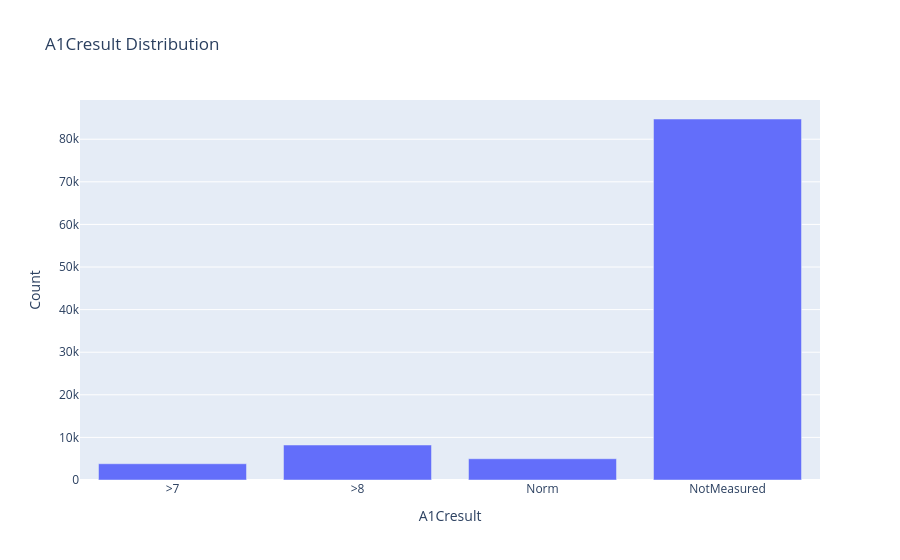

Source (notebook cell):
### Code cell
fig = px.bar(df["A1Cresult"].value_counts().reset_index().sort_values(by="A1Cresult"), x="A1Cresult", y="count", title="A1Cresult Distribution")
fig.update_layout(xaxis_title="A1Cresult",
                  yaxis_title="Count")
fig.show()

### Figure 1 — Plotly figure (JSON) as saved in the notebook; plotly's stock layout.template omitted (floating-point values rounded to 4 significant figures)
{"data": [{"hovertemplate": "A1Cresult=%{x}<br>count=%{y}<extra></extra>", "legendgroup": "", "marker": {"color": "#636efa", "pattern": {"shape": ""}}, "name": "", "orientation": "v", "showlegend": false, "textposition": "auto", "type": "bar", "x": [">7", ">8", "Norm", "NotMeasured"], "xaxis": "x", "y": [3812, 8216, 4990, 84748], "yaxis": "y"}], "layout": {"barmode": "relative", "legend": {"tracegroupgap": 0}, "title": {"text": "A1Cresult Distribution"}, "xaxis": {"anchor": "y", "domain": [0, 1], "title": {"text": "A1Cresult"}}, "yaxis": {"anchor": "x", "domain": [0, 1], "title": {"text": "Count"}}}}
